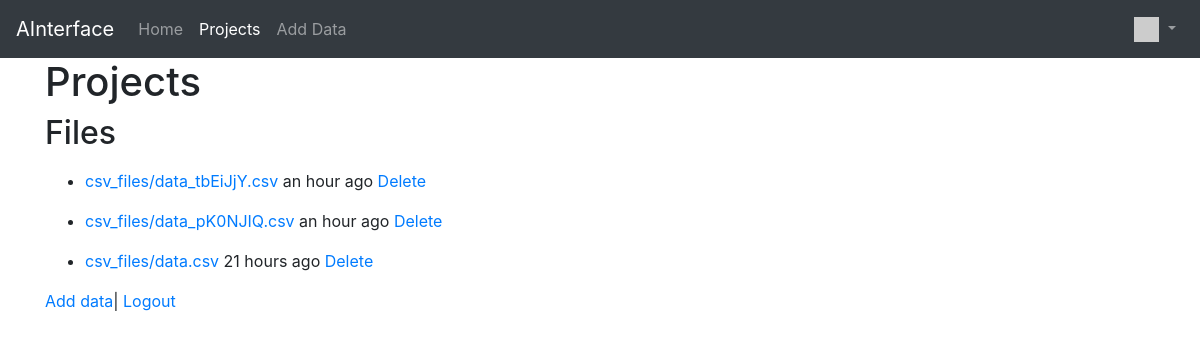
The app's page /kneighborsclassifier/ (signed in) with its own data.
### Apps/KNeighborsClassifier/models.py (models this page shows)
class CSVFile(models.Model):
    file = models.FileField(upload_to='csv_files/', validators=[validate_csv_file])
    uploaded_at = models.DateTimeField(auto_now_add=True)
    owner = models.ForeignKey(settings.AUTH_USER_MODEL, on_delete=models.CASCADE)
    def __str__(self):
        return self.file.name

### Apps/KNeighborsClassifier/views.py (the view)
# urls.py: path('', views.CsvListView.as_view(), name='all'),
class CsvListView(OwnerListView):
    template_name = "KNeighborsClassifier/csv_list.html"
    def get(self, request) :
        csv_list = CSVFile.objects.all().order_by('-uploaded_at')
        for obj in csv_list:
            obj.natural_updated = naturaltime(obj.uploaded_at)
        ctx = {'csv_list' : csv_list}
        return render(request, self.template_name, ctx)

### Apps/home/templatetags/app_tags.py (called while the page is built)
@register.filter(name='gravatar')
def gravatar(user, size=35):
    email = str(user.email.strip().lower()).encode('utf-8')
    email_hash = md5(email).hexdigest()
    url = "//www.gravatar.com/avatar/{0}?s={1}&d=identicon&r=PG"
    return url.format(email_hash, size)

### Apps/KNeighborsClassifier/templates/KNeighborsClassifier/csv_list.html
{% extends "base_menu.html" %}
{% block content %}
<h1>Projects</h1>
<h2>Files</h2>
<p>
    {% if csv_list %}
        {% for csv in csv_list %}
            {% if csv.owner == user %}
            <ul>
                <li>
                    <a href="{% url 'KNeighborsClassifier:csv_detail'  csv.id %}">{{ csv }} </a> {{ csv.natural_updated }}
                    <a href="{% url 'KNeighborsClassifier:csv_delete' csv.id %}">Delete</a>
                </li>
            </ul>
            {% endif %}
        {% endfor %}
    {% else %}
        <p>There are no projects.</p>
    {% endif %}
</p>
<p>
    <a href="{% url 'KNeighborsClassifier:create_csv_data' %}">Add data</a>|
    {% if user.is_authenticated %}
        <a href="{% url 'logout' %}?next={% url 'KNeighborsClassifier:all' %}">Logout</a>
    {% else %}
        <a href="{% url 'login' %}?next={% url 'KNeighborsClassifier:all' %}">Login</a>
    {% endif %}
</p>
{% endblock %}

### records on screen
CSVFile: file "csv_files/data_tbEiJjY.csv", natural_updated "an hour ago"
CSVFile: file "csv_files/data_pK0NJIQ.csv", natural_updated "an hour ago"
CSVFile: file "csv_files/data.csv", natural_updated "21 hours ago"
